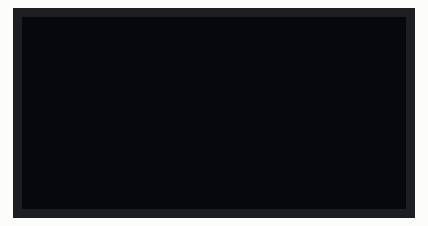
A program run on a simulated Raspberry Pi Pico running MicroPython. Parts: 128×64 one-colour display. Library files of the repository ran but are not shown: ssd1306.py.

Above: at 0.1 s.
At 1.1 s:
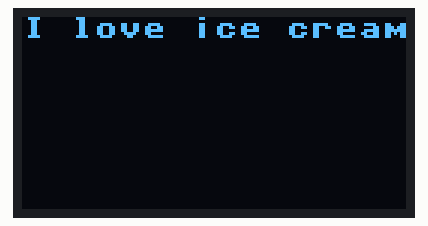
At 2.2 s:
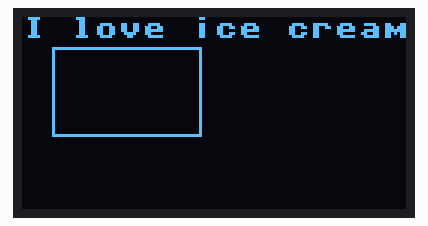
At 4.2 s:
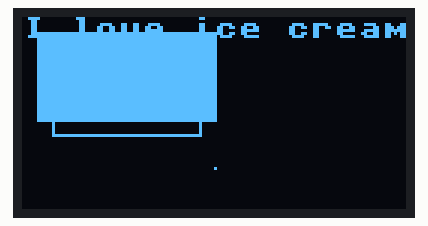
At 5.2 s:
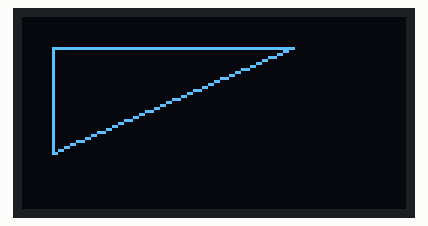

Measured:
- by itself, everything shown: repeats every 6.1 s, in 6 steps
- what the display in image 1 shows lasts 1.0 s, from 1.1 s to 2.1 s

The program:

classOledTwo.py
```python
from machine import Pin, I2C, ADC
from ssd1306 import SSD1306_I2C
from time import sleep

display_width = 128 # pixel x values = 0 to 127
display_height = 64 # pixel y values = 0 to 63
i2c = I2C(0, sda=Pin(0), scl=Pin(1), freq=400000) # TX pin is Pin 0, RX pin is Pin 1
display = SSD1306_I2C(display_width, display_height, i2c)

while True:
    # Clear entire display
    display.fill(0) # clear entire display
    display.show() # make the changes take effect

    sleep(1)

    # Erase everything and write text
    display.fill(0) # clear entire display
    display.text("I love ice cream", 0, 0) # write text starting at x=0 and y=0
    display.show() # make the changes take effect

    sleep(1)

    # Draw an empty box without erasing anything
    display.rect(10, 10, 50, 30, 1) # draw empty rectangle starting at x=10, y=10, width=50, height=30, color=1
    display.show() # make the changes take effect

    sleep(1)

    # Draw a filled box without erasing anything
    display.fill_rect(5, 5, 60, 30, 1) # draw filled rectangle starting at x=5, y=5, width=60, height=30, color=1
    display.show() # make the changes take effect

    sleep(1)

    # Draw a single pixel without erasing anything
    display.pixel(64, 50, 1) # draw single pixel at x=64, y=50, color=1
    display.show()

    sleep(1)

    # Erase everything and draw a triangle
    display.fill(0)
    display.hline(10,10, 80, 1) # horizontal line 80px long from (10,10)
    display.vline(10,10, 35, 1) # vertical line 35px long from (10,10)
    display.line(10,45, 90,10, 1) # two-point line from (10,45) to (90,10)
    display.show()

    sleep(1)
```
